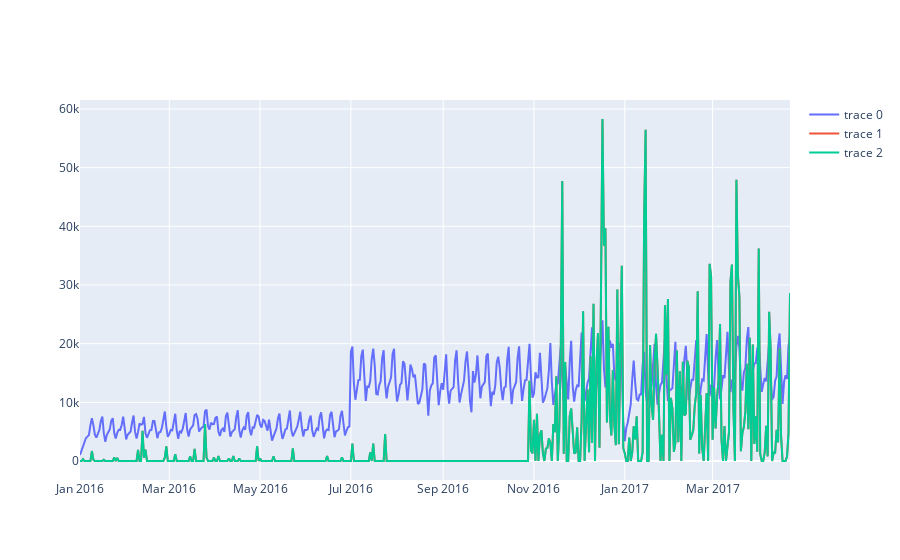

Notebook code for this chart:
### Code cell
fig.add_trace(go.Scatter(x=reservations['visit_date'], y=reservations['reserve_visitors']))

### Figure 1 — Plotly figure (JSON) as saved in the notebook; plotly's stock layout.template omitted (floating-point values rounded to 4 significant figures; data arrays with more than 128 entries replaced by an {"elided": "..."} marker saying what was removed)
{"data": [{"type": "scatter", "x": {"elided": "478 str values"}, "y": {"elided": "478 int values"}}, {"type": "scatter", "x": {"elided": "478 str values"}, "y": {"elided": "478 int values"}}, {"type": "scatter", "x": {"elided": "478 str values"}, "y": {"elided": "478 int values"}}], "layout": {}}
